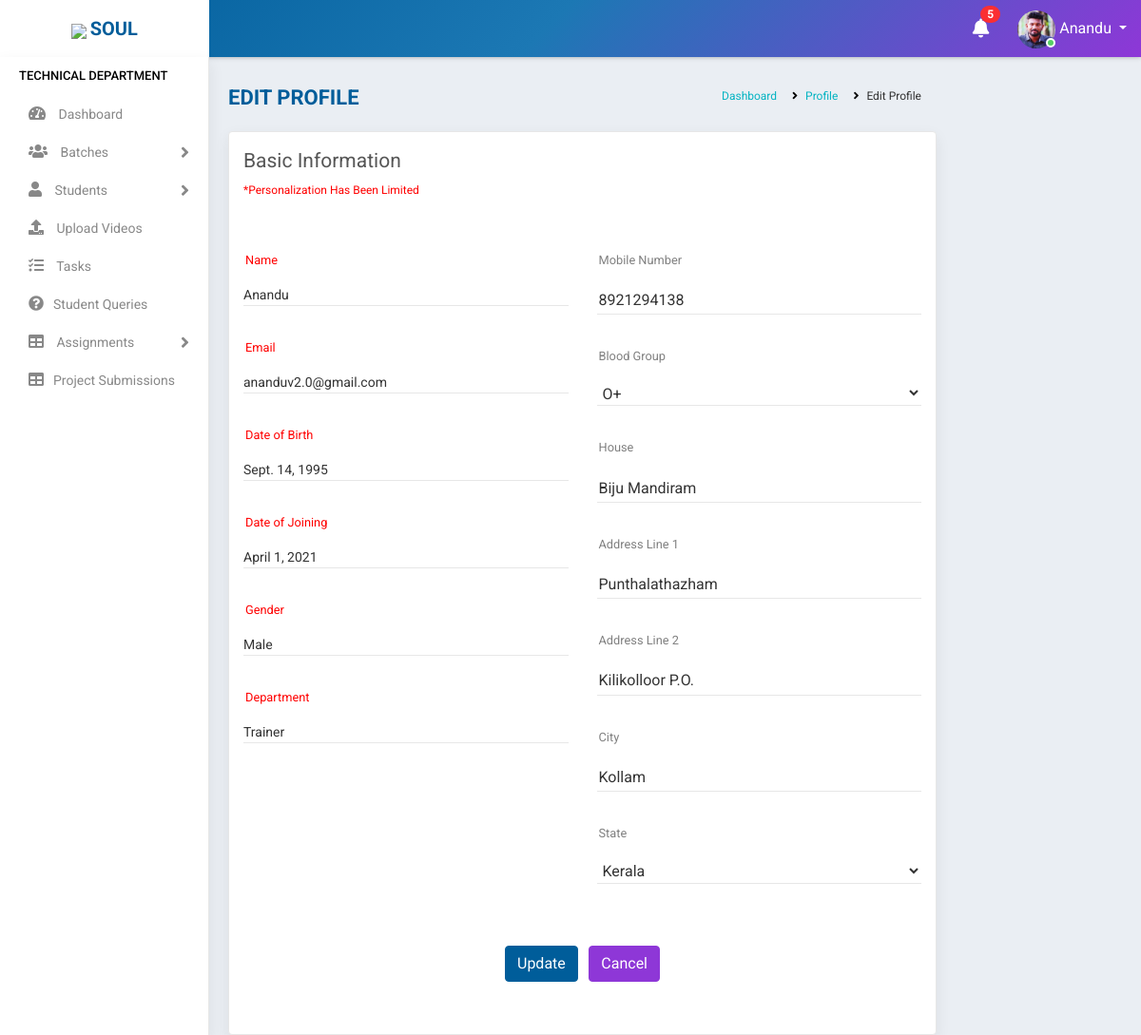
/profile/update/ (signed in), run on the app's committed database.
### accounts/models.py (models this page shows, shortened)
class Staff(models.Model):
    value= (
    ('1', 'Operations'),
    ('2', 'Sales'),
    ('3', 'Trainer'),
    ('4', 'Admin'),
    )
    state = (
    ('Andhra Pradesh','Andhra Pradesh'),
    ('Arunachal Pradesh','Arunachal Pradesh'),
    ('Assam','Assam'),
    ('Bihar','Bihar'),
    ('Chhattisgarh','Chattisgarh'),
    ('Goa','Goa'),
    ('Gujarat','Gujarat'),
    ('Haryana','Haryana'),
    ('Himachal Pradesh','Himachal Pradesh'),
    ('Jharkhand','Jharkhand'),
    ('Karnataka','Karnataka'),
    ('Kerala','Kerala'),
    ('Madhya Pradesh','Madhya Pradesh'),
    ('Maharashtra','Maharashtra'),
    ('Manipur','Manipur'),
    ('Meghalaya','Meghalaya'),
    ('Mizoram','Mizoram'),
    ('Nagaland','Nagaland'),
    ('Odisha','Odisha'),
    ('Rajasthan','Rajasthan'),
    ('Sikkim','Sikkim'),
    ('Tamil Nadu','Tamil Nadu'),
    ('Telangana','Telangana'),
    ('Tripura','Tripura'),
    ('Uttar Pradesh','Uttar Pradesh'),
    ('Uttarakhand','Uttarakhand'),
    ('West Bengal','West Bengal')
    )
    groups = (
        ('AB+', 'AB+'),
        ('AB-', 'AB-'),
        ('A+', 'A+'),
        ('A-', 'A-'),
        ('B+', 'B+'),
        ('B-', 'B-'),
        ('O+', 'O+'),
        ('O-', 'O-'),
        )
    user = models.OneToOneField(User,on_delete=models.CASCADE,null=True,blank=True)
    name = models.CharField(max_length=100,null=True, blank=True)
    empid = models.CharField(max_length=100,null=True, blank=True)
    mobile = models.CharField(max_length=10,null=True, blank=True)
    email = models.EmailField(max_length=200,null=True, blank=True)
    sex = models.CharField(max_length=10,null=True,choices=(('Male','Male'),('Female','Female')), blank=True)
    dob = models.DateField(null=True, blank=True)
    doj = models.DateField(null=True, blank=True)
    blood_group = models.CharField(max_length=100,null=True, blank=True,choices=groups)
    house = models.CharField(max_length=100,null=True, blank=True)
    street =models.CharField(max_length=100,null=True, blank=True)
    street2 =models.CharField(max_length=100,null=True, blank=True)
    city = models.CharField(max_length=100,null=True, blank=True)
    state = models.CharField(max_length=100,null=True,choices=state, blank=True)
    stype = models.CharField(max_length=100,null=True,choices=value, blank=True)
    status = models.CharField(max_length=20,choices=(('Active','Active'),('Inactive','Inactive')),default='Active')
    profile_pic = models.ImageField(null=True, blank=True,default="student.jpg")

### accounts/views.py (the view, shortened to what this page needs)
# urls.py: path('profile/update/', ProfileUpdate.as_view(),name='profile_update'),
class ProfileUpdate(View):
    def get(self, request):
        user=request.user
        if user.is_authenticated:
            note = Notification.objects.filter(receiver=user).filter(status="Not Read").order_by('-datetime')
            no_count = note.count()
            try:
                s= Staff.objects.get(user=user)
                form = ProfileUpdateForm(instance=s)
                return render(request,'accounts/edit_profile.html',{'s':s,'form':form,'no_count':no_count,'note':note})
            except:
                s= Student.objects.get(user=user)
                form = StudentProfileUpdateForm(instance=s)
                return render(request,'students/edit_profile.html',{'s':s,'form':form,'no_count':no_count,'note':note})
        else:
            return redirect('logout')

### accounts/forms.py
class ProfileUpdateForm(ModelForm):
    class Meta:
        model = Staff
        fields ='__all__'
        exclude = ['user','name','empid','email','sex','dob','doj','status','stype','profile_pic']

### accounts/templates/accounts/edit_profile.html (shortened to what this page needs)
{% extends 'accounts/main.html' %}
{% block content %}
    <div class="main-wrapper">
    {% include 'accounts/navbar.html' %}
    {% if s.stype == "1" %}
    {% include 'accounts/sidebar_operations.html' %}
    {% elif s.stype == "2" %}
    {% include 'accounts/sidebar_sales.html' %}
    {% elif s.stype == "3" %}
    {% include 'accounts/sidebar_trainer.html' %}
    {% elif s.stype == "4" %}
    {% include 'accounts/sidebar_admin.html' %}
    {% endif %}
        <div class="container" style="padding-top:80px;padding-left:5%">
            <div class="page-header">
                <div class="row">
                    <div class="col-lg-7 col-md-12 col-sm-12 col-12">
                        <h5 class="text-uppercase">Edit Profile</h5>
                    </div>
                    <div class="col-lg-5 col-md-12 col-sm-12 col-12">
                        <ul class="list-inline breadcrumb float-right">
                            <li class="list-inline-item"><a href="{% url 'home' %}">Dashboard</a></li>
                            <li class="list-inline-item"><a href="{% url 'profile' %}">Profile</a></li>
                            <li class="list-inline-item">Edit Profile</li>
                        </ul>
                    </div>
                </div>
            </div>
            <div class="page-content">
                <div class="row">
                    <div class="col-lg-12 col-md-12 col-sm-12 col-12">
                        <div class="card">
                            <div class="page-title">
                                <div class="row">
                                    <div class="col-lg-12 col-md-12 col-sm-12 col-12">
                                        <div class="page-title">Basic information</div>
                                        <p style="font-size:12px;color:red">*Personalization has been limited</p>
                                    </div>
                                </div>
                            </div>
                            <div class="card-body">
                                <div class="row">
                                    <div class="col-lg-6 col-md-6 col-sm-6 col-12">
                                        <form>
                                            <div class="form-group custom-mt-form-group">
                                                <fieldset style="padding-top:25px">{{s.name}}</fieldset>
                                                <label class="control-label" style="color:red">Name</label><i class="bar"></i>
                                            </div>
                                            <div class="form-group custom-mt-form-group">
                                                <fieldset style="padding-top:25px">{{s.email}}</fieldset>
                                                <label class="control-label" style="color:red">Email</label><i class="bar"></i>
                                            </div>
                                            <div class="form-group custom-mt-form-group">
                                                <fieldset style="padding-top:25px">{{s.dob}}</fieldset>
                                                <label class="control-label" style="color:red">Date of Birth</label><i class="bar"></i>
                                            </div>
                                            <div class="form-group custom-mt-form-group">
                                                <fieldset style="padding-top:25px">{{s.doj}}</fieldset>
                                                <label class="control-label" style="color:red">Date of Joining</label><i class="bar"></i>
                                            </div>
                                            <div class="form-group custom-mt-form-group">
                                                <fieldset style="padding-top:25px">{{s.sex}}</fieldset>
                                                <label class="control-label" style="color:red">Gender</label><i class="bar"></i>
                                            </div>
                                            <div class="form-group custom-mt-form-group">
                                                <fieldset style="padding-top:25px">{{s.get_stype_display}}</fieldset>
                                                <label class="control-label" style="color:red">Department</label><i class="bar"></i>
                                            </div>
                                        </form>
                                    </div>
                                    <div class="col-lg-6 col-md-6 col-sm-6 col-12">
                                        <form method="post" enctype="multipart/form-data" action>
                                            <div class="form-group custom-mt-form-group">
                                                <fieldset style="padding-top:25px">{{form.mobile}}</fieldset>
                                                <label class="control-label">Mobile Number</label><i class="bar"></i>
                                            </div>
                                            <div class="form-group custom-mt-form-group">
                                                <fieldset style="padding-top:25px">{{form.blood_group}}</fieldset>
                                                <label class="control-label" >Blood Group</label><i class="bar"></i>
                                            </div>
                                            <div class="form-group custom-mt-form-group">
                                                <fieldset style="padding-top:25px">{{form.house}}</fieldset>
                                                <label class="control-label">House</label><i class="bar"></i>
                                            </div>
                                            <div class="form-group custom-mt-form-group">
                                                <fieldset style="padding-top:25px">{{form.street}}</fieldset>
                                                <label class="control-label">Address Line 1</label><i class="bar"></i>
                                            </div>
                                            <div class="form-group custom-mt-form-group">
                                                <fieldset style="padding-top:25px">{{form.street2}}</fieldset>
                                                <label class="control-label">Address Line 2</label><i class="bar"></i>
                                            </div>
                                            <div class="form-group custom-mt-form-group">
                                                <fieldset style="padding-top:25px">{{form.city}}</fieldset>
                                                <label class="control-label">City</label><i class="bar"></i>
                                            </div>
                                            <div class="form-group custom-mt-form-group">
                                                <fieldset style="padding-top:25px">{{form.state}}</fieldset>
                                                <label class="control-label">State</label><i class="bar"></i>
                                            </div>
                                    </div>
                                    <div class="col-lg-12 col-md-12 col-sm-12 col-12">
                                            <div class="form-group text-center custom-mt-form-group">
                                                <button type="submit"class="btn btn-primary mr-2" type="submit">Update</button>
                                                <a href="{% url 'home' %}" class="btn btn-secondary" >Cancel</a>
                                            </div>
                                    </div>
                                </div>
                            </div>
                        </div>
                    </div>
                </div>
            </div>
        </div>
    </div>
    {% endblock %}

### accounts/templates/accounts/navbar.html (shortened to what this page needs)
<div class="header">
    <div class="header-left">
        <a href="https://www.teqstories.com" class="logo">
            <img src="https://www.teqstories.com/assets/images/Blue.png" style="height: 40px;width:auto;">
            <span class="text-uppercase"><b>Soul</b></span>
        </a>
    </div>
    <div class="page-title-box float-left">
    </div>
    <ul class="nav user-menu float-right">
        {% include 'accounts/mini/notify.html' %}
        <li class="nav-item dropdown has-arrow">
            <a href="#" class="dropdown-toggle nav-link user-link" data-toggle="dropdown">
                <span class="user-img">
                    {% if request.user.staff.profile_pic %}
                    <img class="rounded-circle" src="{{request.user.staff.profile_pic.url}}" width="40" height="40" alt="Admin">
                    {% endif %}
                    <span class="status online"></span></span>
                <span>{{request.user.staff.name|title}}</span>
            </a>
        </li>
    </ul>
</div>

### data on the page
Staff: name "Anandu", email "ananduv2.0@gmail.com", dob "Sept. 14, 1995", doj "April 1, 2021", sex "Male", stype "Trainer", mobile "8921294138", blood_group "O+", house "Biju Mandiram", street "Punthalathazham", street2 "Kilikolloor P.O.", city "Kollam", state "Kerala"

### other printed values
{{ no_count }} "5"
{{ request.user.staff.name|title }} "Anandu"
